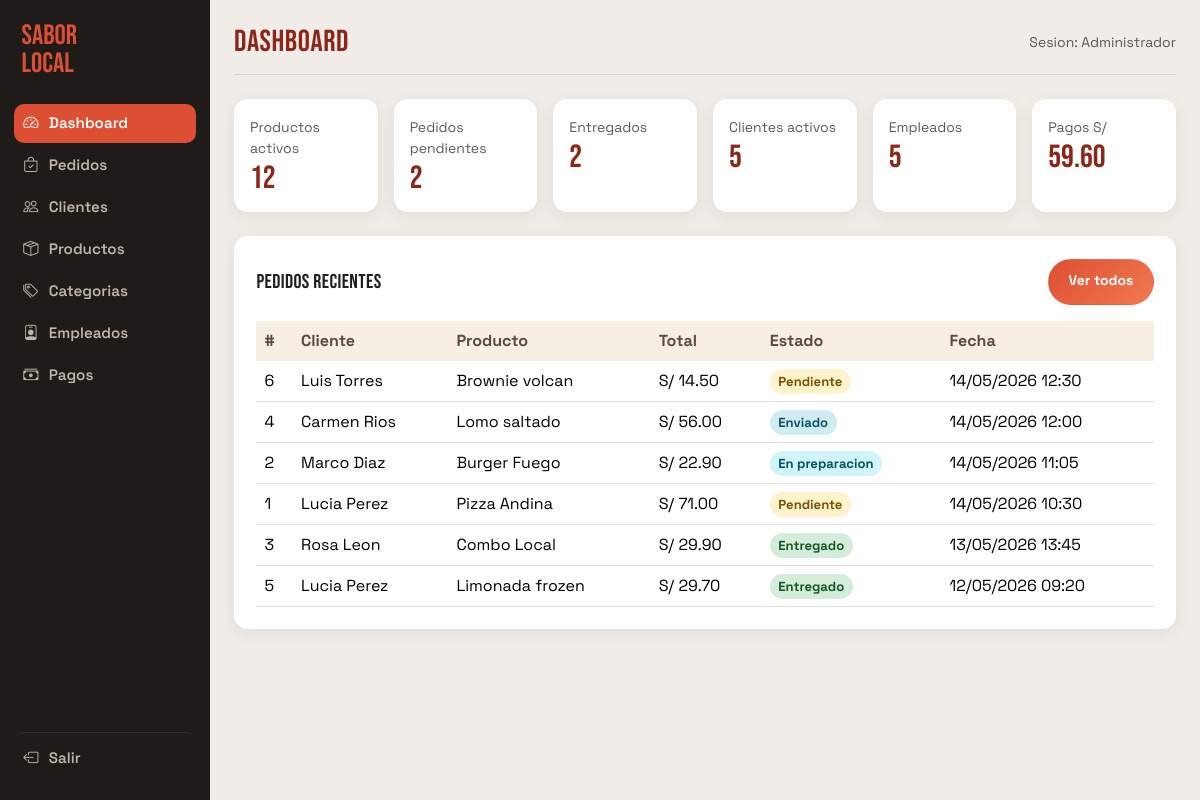
Page /admin/dashboard.php (signed in) on the committed database.
### tables this page shows
CREATE TABLE IF NOT EXISTS pedidos (
  id           INT UNSIGNED AUTO_INCREMENT PRIMARY KEY,
  cliente_id   INT UNSIGNED NOT NULL,
  producto_id  INT UNSIGNED NOT NULL,
  cantidad     SMALLINT UNSIGNED NOT NULL DEFAULT 1,
  total        DECIMAL(10,2) NOT NULL,
  forma_entrega ENUM('delivery','recojo') NOT NULL DEFAULT 'delivery',
  observaciones TEXT,
  estado       ENUM('pendiente','en_preparacion','enviado','entregado') NOT NULL DEFAULT 'pendiente',
  fecha        TIMESTAMP DEFAULT CURRENT_TIMESTAMP,
  CONSTRAINT fk_pedido_cliente
    FOREIGN KEY (cliente_id) REFERENCES clientes(id)
    ON UPDATE CASCADE ON DELETE RESTRICT,
  CONSTRAINT fk_pedido_producto
    FOREIGN KEY (producto_id) REFERENCES productos(id)
    ON UPDATE CASCADE ON DELETE RESTRICT
);

CREATE TABLE IF NOT EXISTS clientes (
  id          INT UNSIGNED AUTO_INCREMENT PRIMARY KEY,
  nombre      VARCHAR(120) NOT NULL,
  telefono    VARCHAR(20)  NOT NULL,
  direccion   VARCHAR(255) NOT NULL,
  activo      TINYINT(1) NOT NULL DEFAULT 1,       
  creado_en   TIMESTAMP DEFAULT CURRENT_TIMESTAMP
);

CREATE TABLE IF NOT EXISTS productos (
  id           INT UNSIGNED AUTO_INCREMENT PRIMARY KEY,
  categoria_id INT UNSIGNED NOT NULL,
  nombre       VARCHAR(120) NOT NULL,
  descripcion  TEXT,
  precio       DECIMAL(8,2) NOT NULL,
  imagen       VARCHAR(512),
  activo       TINYINT(1) NOT NULL DEFAULT 1,      
  creado_en    TIMESTAMP DEFAULT CURRENT_TIMESTAMP,
  CONSTRAINT fk_producto_categoria
    FOREIGN KEY (categoria_id) REFERENCES categorias(id)
    ON UPDATE CASCADE ON DELETE RESTRICT
);

### config/database.php (called while the page is built, shortened)
<?php
function getDB(): PDO
{
    static $pdo = null;
    if ($pdo === null) {
        $dsn = sprintf('mysql:host=%s;dbname=%s;charset=%s', DB_HOST, DB_NAME, DB_CHARSET);
        $pdo = new PDO($dsn, DB_USER, DB_PASS, [
            PDO::ATTR_ERRMODE            => PDO::ERRMODE_EXCEPTION,
            PDO::ATTR_DEFAULT_FETCH_MODE => PDO::FETCH_ASSOC,
            PDO::ATTR_EMULATE_PREPARES   => false,
        ]);
    }
    return $pdo;
}

### model/Producto.php (called while the page is built, shortened)
<?php
require_once __DIR__ . '/../config/database.php';
class Producto
{
    public static function contar(): int
    {
        return (int) getDB()->query("SELECT COUNT(*) FROM productos WHERE activo=1")->fetchColumn();
    }
}

### model/Pedido.php (called while the page is built, shortened)
<?php
require_once __DIR__ . '/../config/database.php';
class Pedido
{
    public static function todos(string $buscar = '', string $estado = '', int $limite = 0): array
    {
        $sql    = "SELECT pe.*, cl.nombre AS cliente_nombre, pr.nombre AS producto_nombre
                   FROM pedidos pe
                   JOIN clientes cl ON cl.id = pe.cliente_id
                   JOIN productos pr ON pr.id = pe.producto_id
                   WHERE 1=1";
        $params = [];
        $sql .= " ORDER BY pe.fecha DESC";
        if ($limite > 0) {
            $sql .= " LIMIT " . (int) $limite;
        }
        $stmt = getDB()->prepare($sql);
        $stmt->execute($params);
        return $stmt->fetchAll();
    }
    public static function contarPorEstado(string $estado): int
    {
        $stmt = getDB()->prepare("SELECT COUNT(*) FROM pedidos WHERE estado=?");
        $stmt->execute([$estado]);
        return (int) $stmt->fetchColumn();
    }
}

### model/Cliente.php (called while the page is built, shortened)
<?php
require_once __DIR__ . '/../config/database.php';
class Cliente
{
    public static function contar(): int
    {
        return (int) getDB()->query("SELECT COUNT(*) FROM clientes WHERE activo=1")->fetchColumn();
    }
}

### model/Empleado.php (called while the page is built, shortened)
<?php
require_once __DIR__ . '/../config/database.php';
class Empleado
{
    public static function contar(): int
    {
        return (int) getDB()->query("SELECT COUNT(*) FROM empleados WHERE activo=1")->fetchColumn();
    }
}

### model/Pago.php (called while the page is built, shortened)
<?php
require_once __DIR__ . '/../config/database.php';
class Pago
{
    public static function totalRecibido(): float
    {
        return (float) getDB()->query("SELECT COALESCE(SUM(monto),0) FROM pagos")->fetchColumn();
    }
}

### admin/dashboard.php (the view, shortened to what this page needs)
<?php
require_once '../config/database.php';
require_once '../model/Producto.php';
require_once '../model/Cliente.php';
require_once '../model/Empleado.php';
require_once '../model/Pedido.php';
require_once '../model/Pago.php';
$pageTitle  = 'Dashboard';
$activePage = 'dashboard';
$stats = [
    'productos'  => Producto::contar(),
    'pendientes' => Pedido::contarPorEstado('pendiente'),
    'entregados' => Pedido::contarPorEstado('entregado'),
    'clientes'   => Cliente::contar(),
    'empleados'  => Empleado::contar(),
    'pagos'      => Pago::totalRecibido(),
];
$recientes = Pedido::todos('', '', 10);
include '../views/layouts/admin_head.php';
?>
<div class="row g-3 mb-4">
  <?php
  $cards = [
    ['label' => 'Productos activos', 'val' => $stats['productos'],                    'link' => 'productos.php'],
    ['label' => 'Pedidos pendientes','val' => $stats['pendientes'],                   'link' => 'pedidos.php?estado=pendiente'],
    ['label' => 'Entregados',        'val' => $stats['entregados'],                   'link' => 'pedidos.php?estado=entregado'],
    ['label' => 'Clientes activos',  'val' => $stats['clientes'],                     'link' => 'clientes.php'],
    ['label' => 'Empleados',         'val' => $stats['empleados'],                    'link' => 'empleados.php'],
    ['label' => 'Pagos S/',          'val' => number_format($stats['pagos'], 2),      'link' => 'pagos.php'],
  ];
  foreach ($cards as $card): ?>
  <div class="col-6 col-lg-2">
    <a href="<?= $card['link'] ?>" class="text-decoration-none">
      <div class="stat-card">
        <p class="small text-muted mb-1"><?= $card['label'] ?></p>
        <p class="stat-val"><?= $card['val'] ?></p>
      </div>
    </a>
  </div>
  <?php endforeach; ?>
</div>
<div class="admin-card">
  <div class="d-flex justify-content-between align-items-center mb-3">
    <h2 class="h5 mb-0">Pedidos recientes</h2>
    <a href="pedidos.php" class="btn btn-main btn-sm">Ver todos</a>
  </div>
  <div class="table-responsive">
    <table class="table align-middle mb-0">
      <thead>
        <tr><th>#</th><th>Cliente</th><th>Producto</th><th>Total</th><th>Estado</th><th>Fecha</th></tr>
      </thead>
      <tbody>
        <?php foreach ($recientes as $p): ?>
        <tr>
          <td><?= $p['id'] ?></td>
          <td><?= htmlspecialchars($p['cliente_nombre']) ?></td>
          <td><?= htmlspecialchars($p['producto_nombre']) ?></td>
          <td>S/ <?= number_format($p['total'], 2) ?></td>
          <td><span class="badge-<?= $p['estado'] ?>"><?= ucfirst(str_replace('_', ' ', $p['estado'])) ?></span></td>
          <td><?= date('d/m/Y H:i', strtotime($p['fecha'])) ?></td>
        </tr>
        <?php endforeach; ?>
      </tbody>
    </table>
  </div>
</div>
<?php include '../views/layouts/admin_foot.php'; ?>

### views/layouts/admin_head.php (shortened to what this page needs)
<!doctype html>
<html lang="es">
<head>
  <link href="https://cdn.jsdelivr.net/npm/bootstrap@5.3.3/dist/css/bootstrap.min.css" rel="stylesheet">
  <link rel="stylesheet" href="https://cdn.jsdelivr.net/npm/bootstrap-icons@1.11.3/font/bootstrap-icons.min.css">
  <link rel="stylesheet" href="../assets/css/styles.css">
  <link rel="stylesheet" href="../assets/css/admin.css">
</head>
<body class="is-admin">
<div class="admin-wrap">
  <aside class="admin-side" role="complementary" aria-label="Panel lateral">
    <a class="admin-brand" href="../index.php" title="Ir al home publico">Sabor<br>Local</a>
    <?php
    $navLinks = [
      'dashboard'  => ['bi' => 'speedometer2',  'label' => 'Dashboard',  'href' => 'dashboard.php'],
      'pedidos'    => ['bi' => 'bag-check',      'label' => 'Pedidos',    'href' => 'pedidos.php'],
      'clientes'   => ['bi' => 'people',         'label' => 'Clientes',   'href' => 'clientes.php'],
      'productos'  => ['bi' => 'box-seam',       'label' => 'Productos',  'href' => 'productos.php'],
      'categorias' => ['bi' => 'tags',           'label' => 'Categorias', 'href' => 'categorias.php'],
      'empleados'  => ['bi' => 'person-badge',   'label' => 'Empleados',  'href' => 'empleados.php'],
      'pagos'      => ['bi' => 'cash-stack',     'label' => 'Pagos',      'href' => 'pagos.php'],
    ];
    foreach ($navLinks as $key => $nav):
      $cls = ($activePage ?? '') === $key ? ' active' : '';
    ?>
    <a href="<?= $nav['href'] ?>" class="side-link<?= $cls ?>">
      <i class="bi bi-<?= $nav['bi'] ?>"></i><span><?= $nav['label'] ?></span>
    </a>
    <?php endforeach; ?>
    <a href="logout.php" class="side-link side-logout"><i class="bi bi-box-arrow-left"></i><span>Salir</span></a>
  </aside>
  <div class="admin-main">
    <div class="admin-topbar">
      <h1 class="admin-page-title"><?= htmlspecialchars($pageTitle) ?></h1>
      <small class="text-muted">Sesion: <?= htmlspecialchars($_SESSION['usuario_nombre'] ?? 'Admin') ?></small>
    </div>

### views/layouts/admin_foot.php (shortened to what this page needs)
  </div>
</div>
</body>
</html>

### assets/css/styles.css (style rules this page uses)
:root { --bg: #f7efe4; --paper: #fffdf8; --ink: #1f1f21; --muted: #6c6f76; --brand: #dc4f32; --brand-dark: #8c2618; --accent: #fdc65e; --ok: #2b8742; --radius: 18px; --radius-sm: 12px; --shadow-soft: 0 12px 30px rgba(45, 31, 26, 0.08); --shadow-hover: 0 18px 34px rgba(45, 31, 26, 0.16); }
* { box-sizing: border-box; }
body { margin: 0; font-family: "Space Grotesk", sans-serif; background: radial-gradient(circle at 20% -10%, #ffd08f 0%, #f7efe4 35%) no-repeat, linear-gradient(180deg, #f7efe4, #f8f5ee 40%, #efe7dc 100%); color: var(--ink); min-height: 100vh; }
h1, h2, h3, .brand { font-family: "Bebas Neue", sans-serif; letter-spacing: 0.02em; }
.btn, .form-control, .form-select, textarea { min-height: 46px; }
.btn-main, .btn-admin { background: linear-gradient(135deg, var(--brand), #f3794f); color: #fff; border: 1px solid transparent; border-radius: 999px; padding: 0.65rem 1.2rem; font-weight: 700; }

### assets/css/admin.css (style rules this page uses)
body.is-admin { background: #f0ede8 !important; font-family: "Space Grotesk", sans-serif; }
.admin-wrap { display: flex; min-height: 100vh; }
.admin-side { width: 210px; background: #1e1b18; color: #d6cbbf; display: flex; flex-direction: column; padding: 1.4rem 0.85rem; gap: 0.2rem; position: fixed; top: 0; bottom: 0; left: 0; overflow-y: auto; z-index: 200; transition: width 240ms ease; }
.admin-brand { font-family: "Bebas Neue", sans-serif; font-size: 1.75rem; color: var(--brand); text-decoration: none; line-height: 1; margin-bottom: 1.4rem; padding-left: 0.5rem; }
.side-link { display: flex; align-items: center; gap: 0.65rem; padding: 0.5rem 0.6rem; border-radius: 10px; color: #c0b5a8; text-decoration: none; font-weight: 600; font-size: 0.95rem; transition: background 200ms, color 200ms; }
.side-link.active { background: var(--brand); color: #fff; }
.side-logout { margin-top: auto; border-top: 1px solid #312d28; padding-top: 0.85rem; }
.admin-main { margin-left: 210px; flex: 1; padding: 1.5rem; min-height: 100vh; }
.admin-topbar { display: flex; justify-content: space-between; align-items: center; margin-bottom: 1.5rem; padding-bottom: 0.85rem; border-bottom: 1px solid #ddd3c7; }
.admin-page-title { font-family: "Bebas Neue", sans-serif; font-size: 1.9rem; color: var(--brand-dark); margin: 0; }
.admin-card { background: #fff; border-radius: 14px; padding: 1.4rem; box-shadow: 0 4px 16px rgba(30, 27, 24, 0.07); margin-bottom: 1.4rem; }
.stat-card { background: #fff; border-radius: 14px; padding: 1.1rem 1rem; box-shadow: 0 4px 16px rgba(30, 27, 24, 0.07); height: 100%; }
.stat-val { font-family: "Bebas Neue", sans-serif; font-size: 2rem; color: var(--brand-dark); line-height: 1; margin: 0; }
.table > thead > tr > th { font-weight: 700; background: #f7efe4; color: #5b4a40; border-bottom: none; }
.badge-pendiente { background: #fef3cd; color: #7a5200; padding: 0.3em 0.65em; border-radius: 999px; font-size: 0.82rem; font-weight: 700; }
.badge-en_preparacion { background: #cff4fc; color: #055160; padding: 0.3em 0.65em; border-radius: 999px; font-size: 0.82rem; font-weight: 700; }
.badge-enviado { background: #d1ecf1; color: #0c5460; padding: 0.3em 0.65em; border-radius: 999px; font-size: 0.82rem; font-weight: 700; }
.badge-entregado { background: #d4edda; color: #155724; padding: 0.3em 0.65em; border-radius: 999px; font-size: 0.82rem; font-weight: 700; }

### rows in the picture
pedidos: id "6", cliente.nombre "Luis Torres", producto.nombre "Brownie volcan", total "14.50", estado "Pendiente", fecha "14/05/2026 12:30"
pedidos: id "4", cliente.nombre "Carmen Rios", producto.nombre "Lomo saltado", total "56.00", estado "Enviado", fecha "14/05/2026 12:00"
pedidos: id "2", cliente.nombre "Marco Diaz", producto.nombre "Burger Fuego", total "22.90", estado "En preparacion", fecha "14/05/2026 11:05"
pedidos: id "1", cliente.nombre "Lucia Perez", producto.nombre "Pizza Andina", total "71.00", estado "Pendiente", fecha "14/05/2026 10:30"
pedidos: id "3", cliente.nombre "Rosa Leon", producto.nombre "Combo Local", total "29.90", estado "Entregado", fecha "13/05/2026 13:45"
pedidos: id "5", cliente.nombre "Lucia Perez", producto.nombre "Limonada frozen", total "29.70", estado "Entregado", fecha "12/05/2026 09:20"

### other values in the picture
$nav['label'] "Dashboard"
$nav['label'] "Pedidos"
$nav['label'] "Clientes"
$nav['label'] "Productos"
$nav['label'] "Categorias"
$nav['label'] "Empleados"
$nav['label'] "Pagos"
$pageTitle "Dashboard"
$_SESSION['usuario_nombre'] "Administrador"
$card['label'] "Productos activos"
$card['val'] "12"
$card['label'] "Pedidos pendientes"
$card['val'] "2"
$card['label'] "Entregados"
$card['label'] "Clientes activos"
